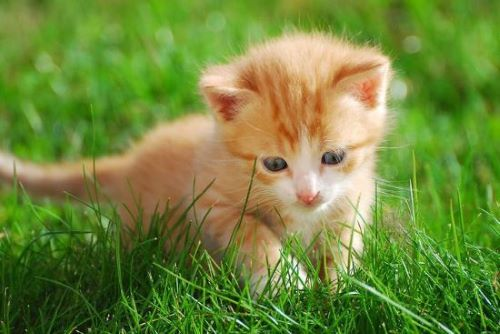
#> input picture TUGAS4/TUGAS 4/Meong.jpg, 500 x 334 px
$ python 'Butterworth & Gaussian Highpass Filter.py'
#> lines starting #> are read from the running program, lines starting #| are printed output that depends on the picture
import cv2
import numpy as np

# memuat gambar
img = cv2.imread('Meong.jpg', 0)
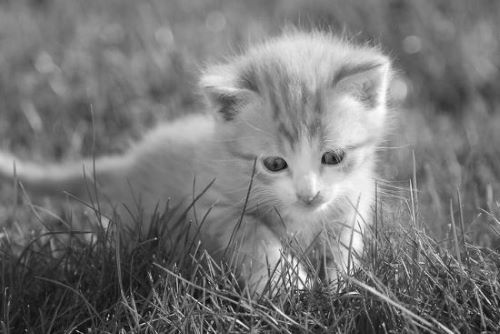
#> img: shape (334, 500); min 0, max 255, mean 119.4

# menerapkan filter highpass Butterworth
d0 = 50  # Jarak cutoff dari pusat
n = 2  # Urutan filter
h, w = img.shape
#> h = 334; w = 500
cx, cy = w // 2, h // 2  # Pusat gambar
#> cx = 250; cy = 167
u, v = np.meshgrid(np.arange(w), np.arange(h))
d = np.sqrt((u - cx) ** 2 + (v - cy) ** 2)  # Jarak dari setiap titik ke pusat
bhpf = 1 / (1 + (d0 / d) ** (2 * n))  # filter Butterworth highpass
f = np.fft.fft2(img)
fshift = np.fft.fftshift(f)
fshift_filtered = fshift * bhpf
f_filtered = np.fft.ifftshift(fshift_filtered)
img_filtered_butter = np.fft.ifft2(f_filtered)
img_filtered_butter = np.abs(img_filtered_butter)
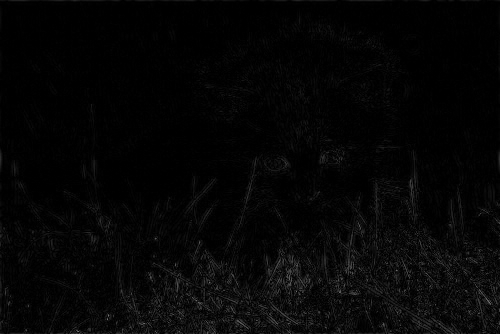
#> img_filtered_butter: shape (334, 500) float64; min 2.01e-06, max 119.8, mean 6

# menerapkan filter highpass Gaussian
sigma = 5
ghpf = 1 - np.exp(-(d ** 2) / (2 * sigma ** 2))  # filter highpass Gaussian
fshift_filtered = fshift * ghpf
f_filtered = np.fft.ifftshift(fshift_filtered)
img_filtered_gaussian = np.fft.ifft2(f_filtered)
img_filtered_gaussian = np.abs(img_filtered_gaussian)
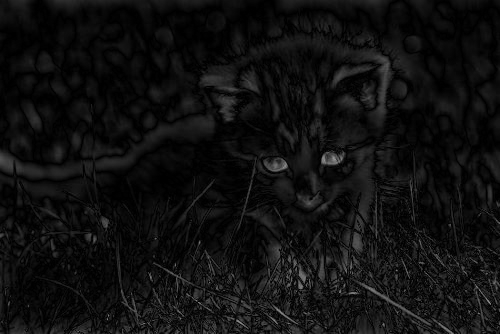
#> img_filtered_gaussian: shape (334, 500) float64; min 0.000147, max 155.8, mean 16

# manampilkan hasil
cv2.imshow('Original Image', img)
cv2.imshow('Butterworth Highpass Filtered Image', img_filtered_butter.astype(np.uint8))
cv2.imshow('Gaussian Highpass Filtered Image', img_filtered_gaussian.astype(np.uint8))
cv2.waitKey(0)
cv2.destroyAllWindows()

$ run again, with TUGAS4/TUGAS 4/Butteworth & Gaussin Highpass Filter.png saved as TUGAS4/TUGAS 4/Meong.jpg
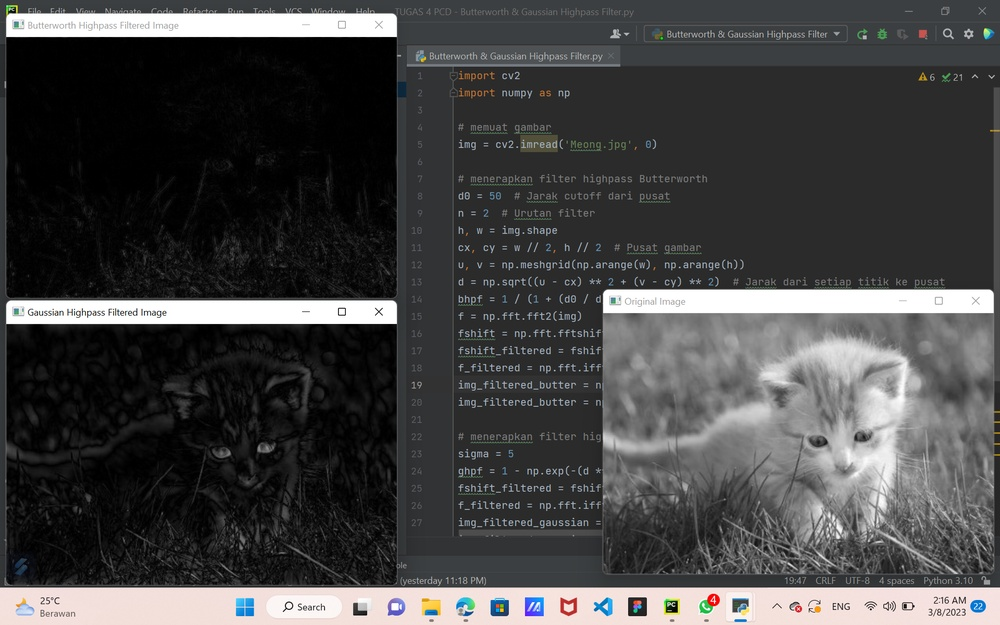
#> input picture TUGAS4/TUGAS 4/Butteworth & Gaussin Highpass Filter.png, 1000 x 625 px, shrunk from 1920 x 1200 before the run
#> `img_filtered_butter = np.abs(img_filtered_butter)`:
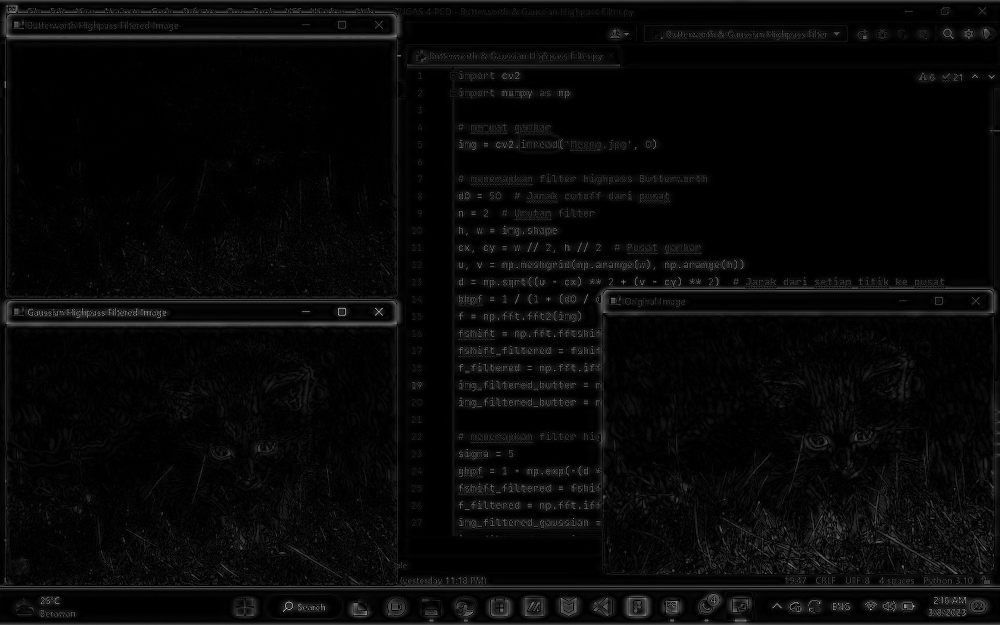
#> img_filtered_butter: shape (625, 1000) float64; min 2.67e-11, max 200.2, mean 8.5
#> `img_filtered_gaussian = np.abs(img_filtered_gaussian)`:
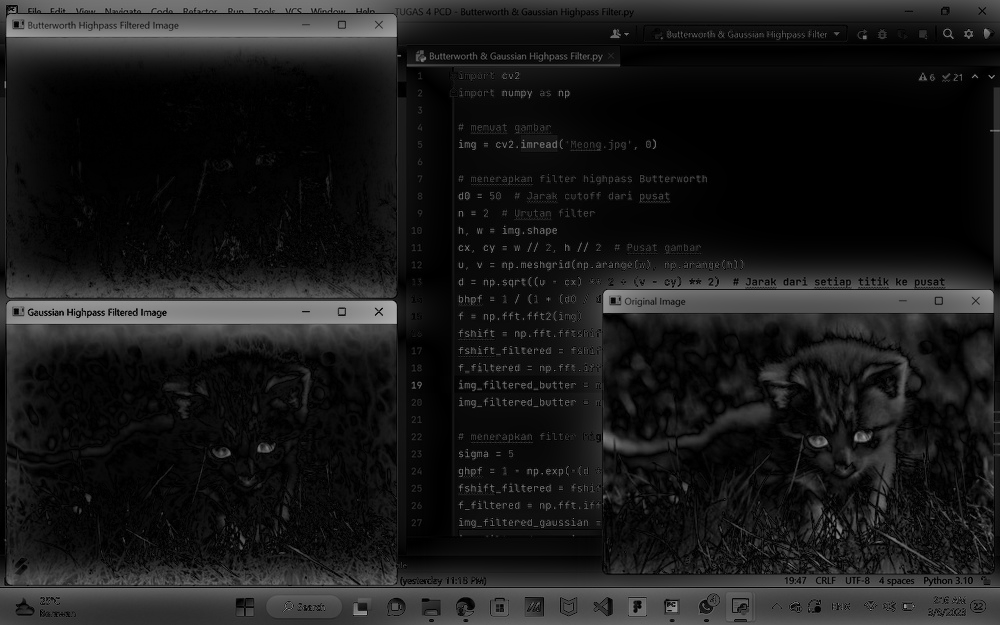
#> img_filtered_gaussian: shape (625, 1000) float64; min 1.41e-06, max 174.3, mean 26.5
